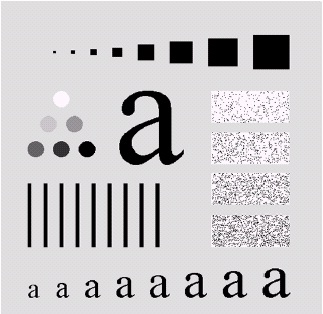
#> input picture img/alphabet.jpg, 323 x 314 px, found by its file name
$ jupyter execute --allow-errors chap2_example2-2_ROI.ipynb
#> lines starting #> are read from the running program, lines starting #| are printed output that depends on the picture; after the words box and inside, x2 and y2 are one past the last pixel; in counts of white or black regions, pixels touching at a corner belong together
[cell 1]
# 图像ROI区域提取
import numpy as np
import cv2

img_color = cv2.imread(r'..\img\alphabet.jpg')
#> img_color is the input picture: shape (314, 323, 3); mean B, G, R 202.8, 200.8, 202.9
img_gray=cv2.cvtColor(img_color, cv2.COLOR_BGR2GRAY)
print(type(img_gray))   			#打印输出所读入图像的类型
#| <class 'numpy.ndarray'>
cv2.rectangle(img_color,(160,140),(190,170),(0,0,255),3)  #openCV数组下标是[width，height，depth]
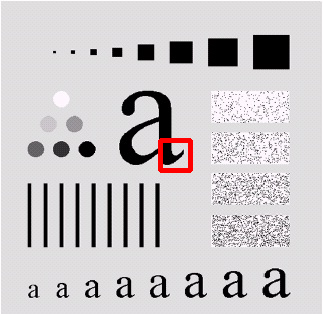
#> img_color: shape (314, 323, 3); 0.58% of pixels changed, all inside (x1, y1, x2, y2) = (158, 138, 193, 173)
img_ROI=img_gray[140:170,160:190]       #numpy数组的下标是[height,width,depth]
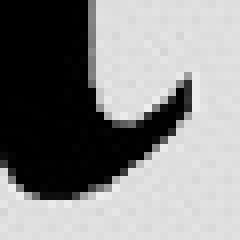
#> img_ROI: shape (30, 30) (shown 8 times larger); min 0, max 238, mean 136.2
cv2.imshow("color image",img_color)
cv2.waitKey(0)
cv2.imshow("ROI image",img_ROI)
cv2.waitKey(0)
cv2.destroyAllWindows()
